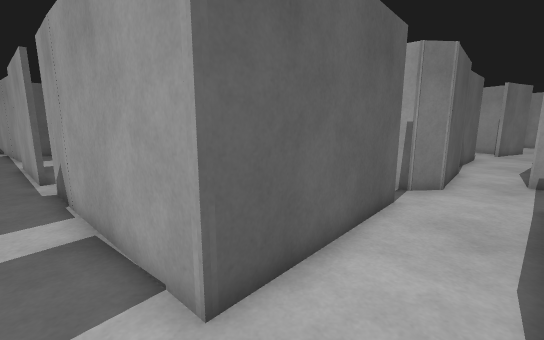
view 1 (above)

24 first-person views from a walk through a robot-simulator world made for Gazebo. The camera is 1.2 m above the floor, tilts 10° down and sees 90° across. The floor is counted in squares, 0.5 m on a side. Each view is taken from the middle of a square. On the plan, view 1 faces up. The plan holds only what a view shows up to about 17 squares ahead; the rest is blank. The place goes on beyond the plan. The robots in the file are not drawn.

view 2
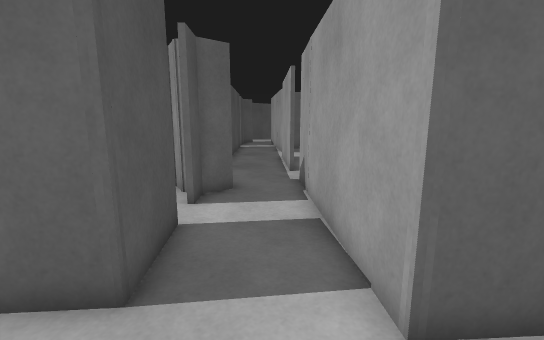

view 3
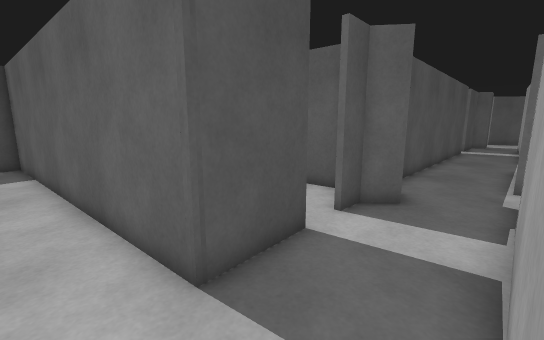

view 4
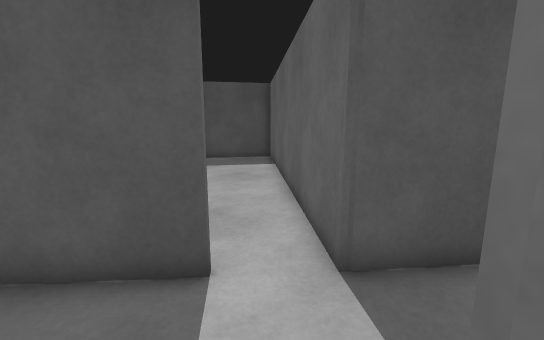

view 5
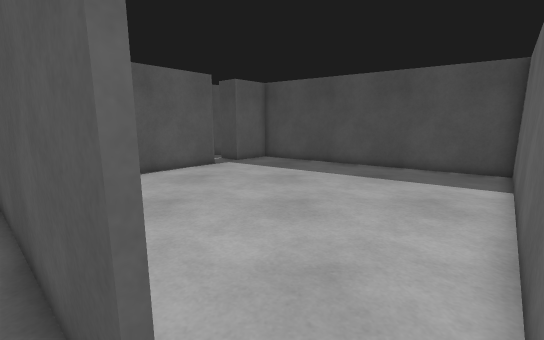

view 6
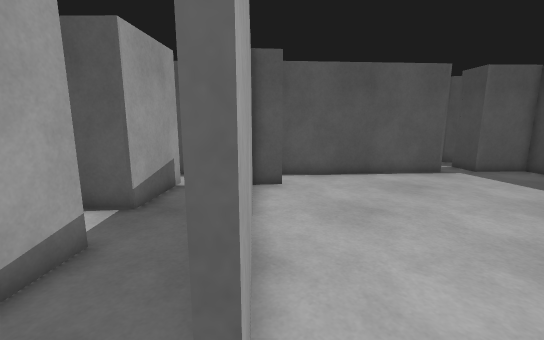

view 7
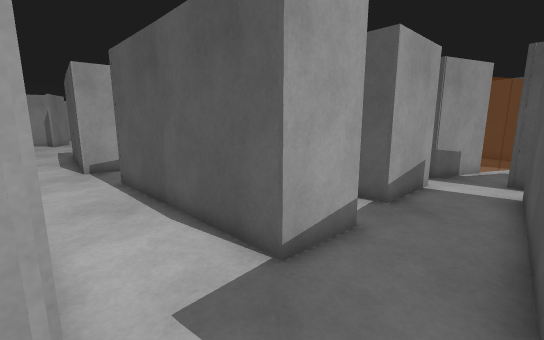

view 8
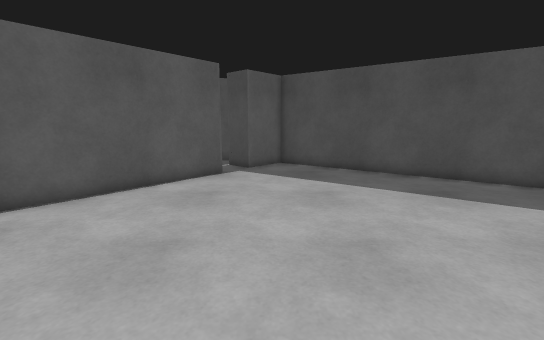

view 9
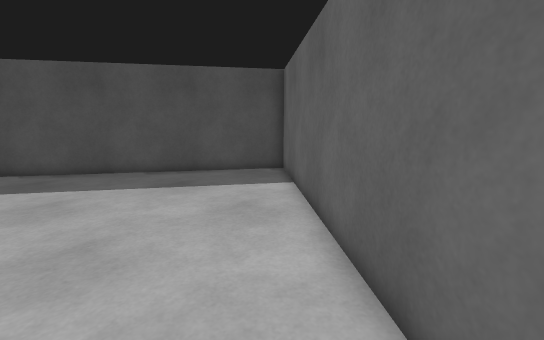

view 10
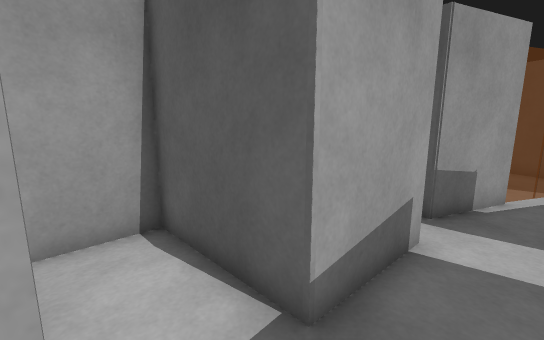

view 11
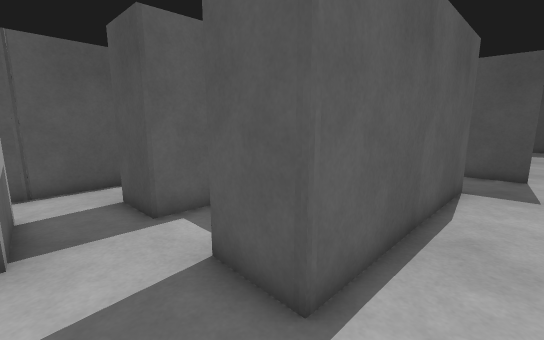

view 12
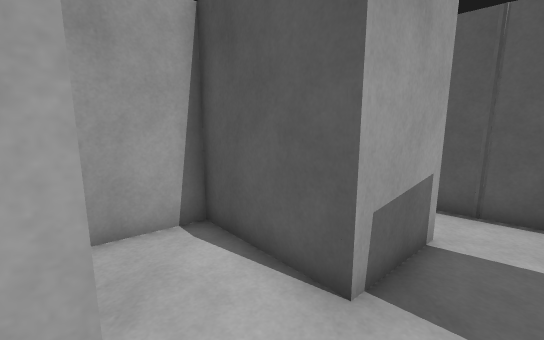

view 13
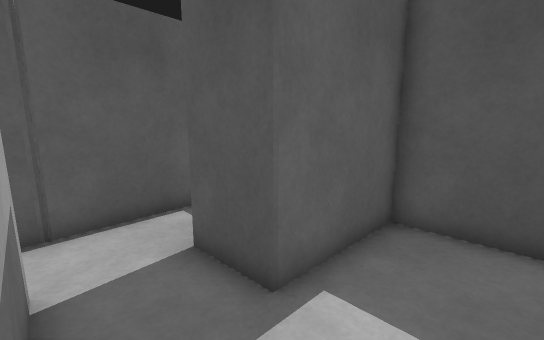

view 14
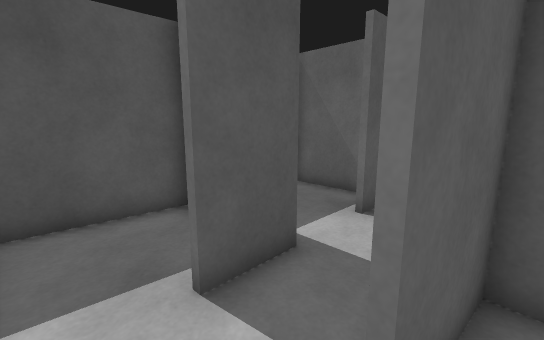

view 15
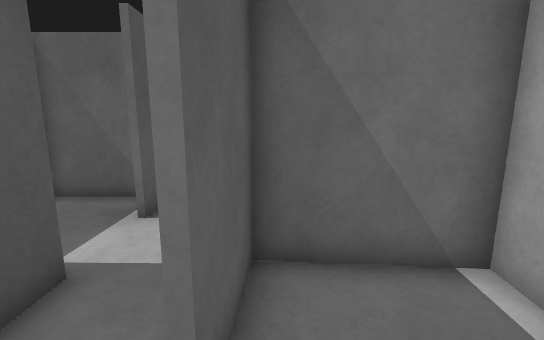

view 16
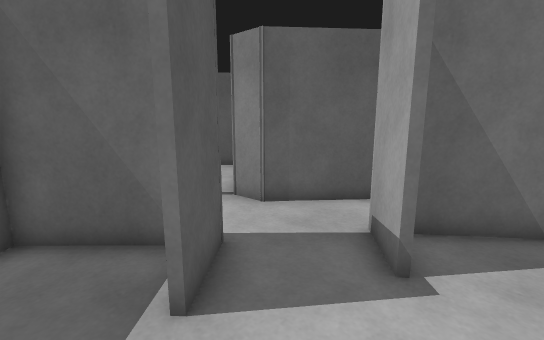

view 17
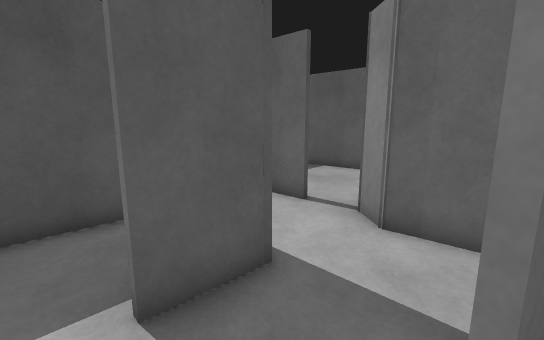

view 18
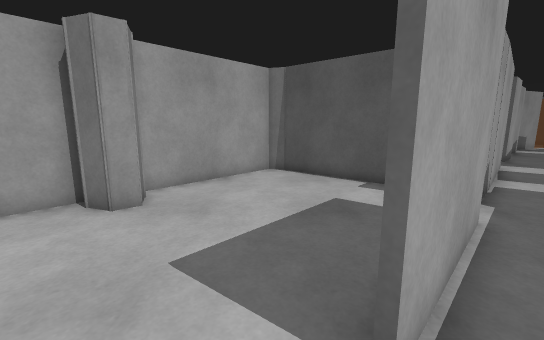

view 19
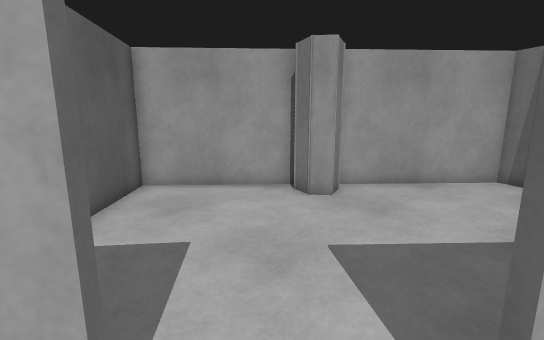

view 20
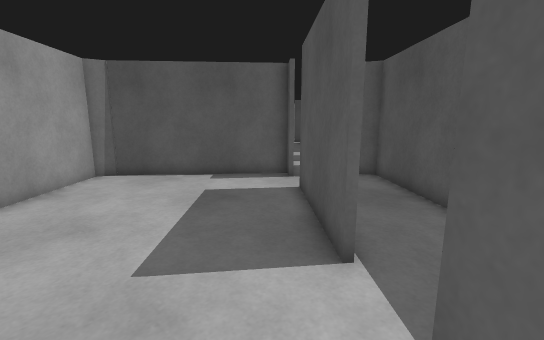

view 21
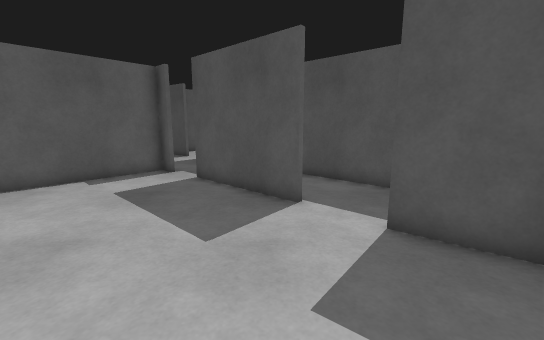

view 22
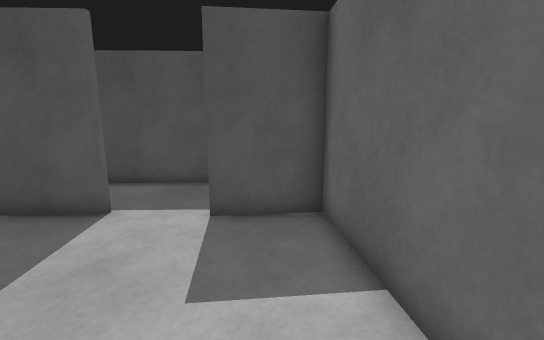

view 23
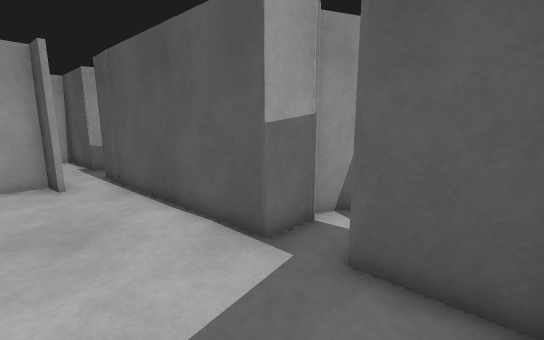

view 24
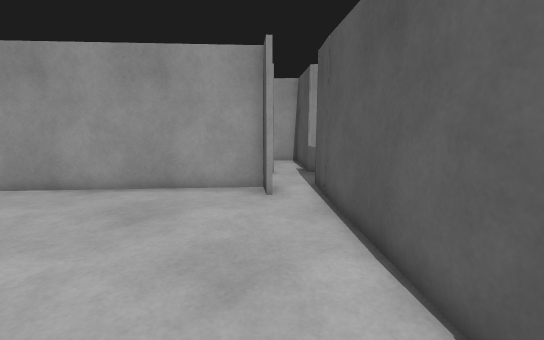

### Floor plan
Ten units are one square. View 1 is at (0, 0); x grows to the right and y downward. Boxes are objects, and circles mark ways between rooms. Rooms are numbered by the first view taken in them; rooms with no view inside come last. Other rooms are left out.
<svg viewBox="-172 -240 339 427">
<path fill="none" stroke="#000" d="M-59 -29 -36 -9 -42 -1M-21 5 9 31M5 -44 -8 -29 -73 -89M-78 -60 -80 -47 -71 -39M21 -1 14 -8 31 -25M-104 -66 -97 -59 -90 -63M41 77 48 68 -22 6M16 162 4 149 67 76M-42 -1 -135 106 -25 182 -8 162 4 173M72 50 49 24M31 10 21 -1M9 31 52 68M98 90 85 60 92 53M106 -81 94 -97M76 -70 91 -53M70 -61 49 -40 81 -7 109 -34M132 -48 123 -59 155 -86 140 -105M122 -117 102 -101M82 -119 61 -95 49 -94M99 -94 108 -82M162 -77 156 -85 126 -59 144 -38M148 -8 162 -25M-129 -141 -87 -102M-64 -191 -74 -188 -79 -194 -75 -204M-87 -101 -121 -132M-70 -206 -101 -235M-71 -90 -64 -84M-67 -82 -13 -144 -11 -152 -58 -195M-150 -108 -110 -73M-116 -77 -104 -66M-166 -177 -145 -160M-123 -235 -166 -184M-147 -159 -165 -174M-167 -123 -150 -108M-121 -132 -130 -140M133 8 148 -8M109 -34 124 -18M94 8 109 25M142 -36 132 -48M81 -7 102 14M38 -81 5 -44M31 -25 76 -70"/>
<circle cx="-30" cy="10" r="3" fill="#2a7"/>
<circle cx="-85" cy="-75" r="3" fill="#2a7"/>
<circle cx="20" cy="-40" r="3" fill="#2a7"/>
<circle cx="130" cy="-40" r="3" fill="#2a7"/>
<circle cx="60" cy="-80" r="3" fill="#2a7"/>
<circle cx="140" cy="-25" r="3" fill="#2a7"/>
<circle cx="-138" cy="-136" r="3" fill="#2a7"/>
<text x="-30" y="-30">1</text>
<text x="-30" y="90">2</text>
<text x="50" y="40">3</text>
<text x="100" y="-60">4</text>
<text x="150" y="-50">5</text>
<text x="-90" y="-150">6</text>
<text x="-150" y="-140">7</text>
<text x="120" y="-10">8</text>
<text x="40" y="-60">9</text>
</svg>
Room 1 opens to room 2. Room 1 opens to room 6. Room 1 opens to room 9. Room 4 opens to room 8. Room 4 opens to room 9. Room 5 opens to room 8. Room 6 opens to room 7.

Where each view was taken, in squares from view 1:
view 1: 0 up, 0 right, facing up
view 2: 0 up, 0 right, facing up-left
view 3: 2 up, 0 right, facing left
view 4: 3 up, 0 right, facing down-left
view 5: 1 up, 3 left, facing down
view 6: 0 up, 3 left, facing down-right
view 7: 1 up, 3 left, facing right
view 8: 2 down, 2 left, facing down
view 9: 1 down, 3 left, facing down-left
view 10: 2 down, 2 right, facing right
view 11: 10 up, 8 right, facing down
view 12: 7 up, 9 right, facing right
view 13: 7 up, 11 right, facing down
view 14: 3 up, 16 right, facing left
view 15: 3 up, 16 right, facing up-left
view 16: 4 up, 12 right, facing up-left
view 17: 7 up, 12 right, facing left
view 18: 15 up, 15 left, facing right
view 19: 14 up, 15 left, facing up-right
view 20: 18 up, 15 left, facing down-right
view 21: 22 up, 12 left, facing down
view 22: 22 up, 11 left, facing down-left
view 23: 15 down, 5 left, facing right
view 24: 14 down, 2 left, facing up-right
